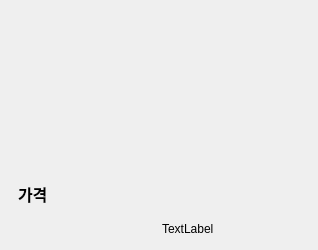
         <widget class="QWidget" name="widget_261" native="true">
          <property name="minimumSize">
           <size>
            <width>318</width>
            <height>250</height>
           </size>
          </property>
          <property name="maximumSize">
           <size>
            <width>318</width>
            <height>250</height>
           </size>
          </property>
          <layout class="QVBoxLayout" name="verticalLayout_23">
           <property name="spacing">
            <number>6</number>
           </property>
           <property name="leftMargin">
            <number>0</number>
           </property>
           <property name="topMargin">
            <number>0</number>
           </property>
           <item>
            <widget class="QWidget" name="widget_img_2" native="true">
             <property name="minimumSize">
              <size>
               <width>282</width>
               <height>100</height>
              </size>
             </property>
             <property name="maximumSize">
              <size>
               <width>300</width>
               <height>100</height>
              </size>
             </property>
             <layout class="QVBoxLayout" name="verticalLayout_27">
              <item>
               <widget class="QLabel" name="label_img">
                <property name="text">
                 <string/>
                </property>
                <property name="textFormat">
                 <enum>Qt::AutoText</enum>
                </property>
                <property name="pixmap">
                 <pixmap>../../../../Desktop/쿠치나/[주문율 1등].png</pixmap>
                </property>
                <property name="scaledContents">
                 <bool>false</bool>
                </property>
                <property name="alignment">
                 <set>Qt::AlignLeading|Qt::AlignLeft|Qt::AlignVCenter</set>
                </property>
                <property name="wordWrap">
                 <bool>false</bool>
                </property>
               </widget>
              </item>
             </layout>
            </widget>
           </item>
           <item>
            <widget class="QWidget" name="widget_262" native="true">
             <property name="minimumSize">
              <size>
               <width>300</width>
               <height>50</height>
              </size>
             </property>
             <property name="maximumSize">
              <size>
               <width>300</width>
               <height>50</height>
              </size>
             </property>
             <layout class="QVBoxLayout" name="verticalLayout_31">
              <item>
               <widget class="QLabel" name="label_product_name">
                <property name="font">
                 <font>
                  <pointsize>12</pointsize>
                  <weight>75</weight>
                  <bold>true</bold>
                 </font>
                </property>
                <property name="text">
                 <string/>
                </property>
               </widget>
              </item>
             </layout>
            </widget>
           </item>
           <item>
            <widget class="QWidget" name="widget_263" native="true">
             <property name="minimumSize">
              <size>
               <width>0</width>
               <height>100</height>
              </size>
             </property>
             <property name="maximumSize">
              <size>
               <width>16777215</width>
               <height>100</height>
              </size>
             </property>
             <layout class="QVBoxLayout" name="verticalLayout">
              <item>
               <widget class="QWidget" name="widget" native="true">
                <property name="minimumSize">
                 <size>
                  <width>300</width>
                  <height>50</height>
                 </size>
                </property>
                <property name="maximumSize">
                 <size>
                  <width>300</width>
                  <height>50</height>
                 </size>
                </property>
                <layout class="QVBoxLayout" name="verticalLayout_2">
                 <item>
                  <widget class="QLabel" name="label">
                   <property name="minimumSize">
                    <size>
                     <width>0</width>
                     <height>50</height>
                    </size>
                   </property>
                   <property name="maximumSize">
                    <size>
                     <width>16777215</width>
                     <height>50</height>
                    </size>
                   </property>
                   <property name="font">
                    <font>
                     <pointsize>12</pointsize>
                     <weight>75</weight>
                     <bold>true</bold>
                    </font>
                   </property>
                   <property name="text">
                    <string>가격</string>
                   </property>
                  </widget>
                 </item>
                </layout>
               </widget>
              </item>
              <item>
               <widget class="QWidget" name="widget_price" native="true">
                <property name="minimumSize">
                 <size>
                  <width>300</width>
                  <height>50</height>
                 </size>
                </property>
                <property name="maximumSize">
                 <size>
                  <width>300</width>
                  <height>50</height>
                 </size>
                </property>
                <layout class="QHBoxLayout" name="horizontalLayout">
                 <item>
                  <widget class="QLabel" name="label_RL">
                   <property name="text">
                    <string/>
                   </property>
                  </widget>
                 </item>
                 <item>
                  <widget class="QLabel" name="label_price">
                   <property name="text">
                    <string>TextLabel</string>
                   </property>
                  </widget>
                 </item>
                </layout>
               </widget>
              </item>
             </layout>
            </widget>
           </item>
          </layout>
         </widget>
